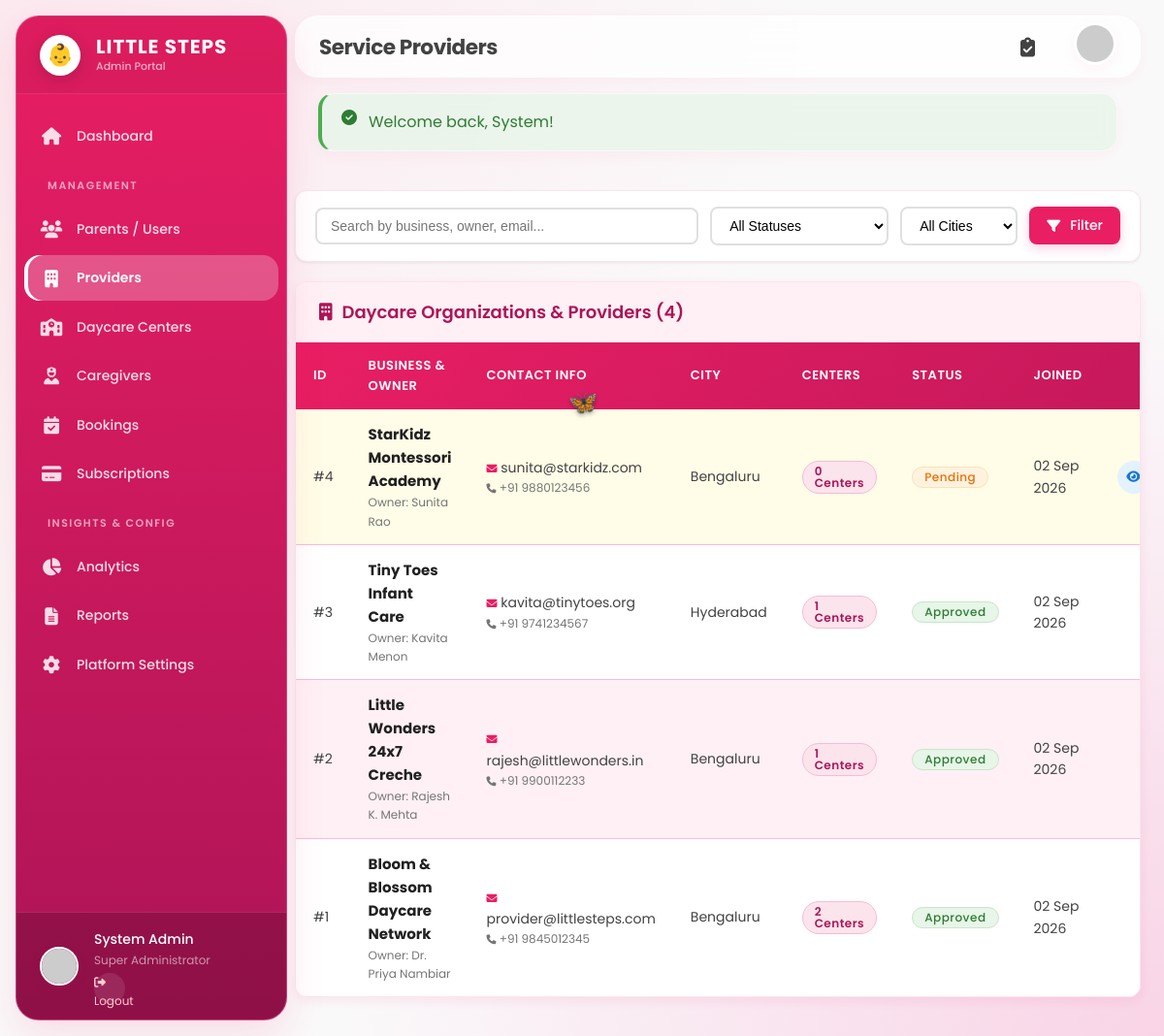
/admin/providers.php (signed in), run on the app's committed database.
### tables this page shows
CREATE TABLE `providers` (
  `id` bigint(20) UNSIGNED NOT NULL AUTO_INCREMENT,
  `business_name` varchar(100) NOT NULL,
  `owner_name` varchar(100) NOT NULL,
  `email` varchar(100) NOT NULL,
  `password` varchar(255) NOT NULL,
  `phone` varchar(20) NOT NULL,
  `alternate_phone` varchar(20) DEFAULT NULL,
  `address` text NOT NULL,
  `city` varchar(50) NOT NULL,
  `state` varchar(50) NOT NULL,
  `pincode` varchar(15) NOT NULL,
  `latitude` decimal(10,8) DEFAULT NULL,
  `longitude` decimal(11,8) DEFAULT NULL,
  `logo` varchar(255) DEFAULT NULL,
  `cover_image` varchar(255) DEFAULT NULL,
  `description` text DEFAULT NULL,
  `established_year` int(4) DEFAULT NULL,
  `license_number` varchar(50) DEFAULT NULL,
  `license_expiry` date DEFAULT NULL,
  `capacity_children` int(11) DEFAULT 0,
  `age_groups` json DEFAULT NULL,
  `operating_hours` varchar(255) DEFAULT NULL,
  `is_24x7` tinyint(1) NOT NULL DEFAULT 0,
  `pricing_hourly` decimal(10,2) DEFAULT NULL,
  `pricing_daily` decimal(10,2) DEFAULT NULL,
  `pricing_monthly` decimal(10,2) DEFAULT NULL,
  `facilities` json DEFAULT NULL,
  `safety_measures` json DEFAULT NULL,
  `certifications` json DEFAULT NULL,
  `rating` decimal(3,2) DEFAULT 0.00,
  `total_reviews` int(11) DEFAULT 0,
  `status` enum('pending','approved','rejected','suspended') NOT NULL DEFAULT 'pending',
  `is_active` tinyint(1) NOT NULL DEFAULT 1,
  `admin_notes` text DEFAULT NULL,
  `last_login` datetime DEFAULT NULL,
  `created_at` timestamp NOT NULL DEFAULT current_timestamp(),
  `updated_at` timestamp NOT NULL DEFAULT current_timestamp() ON UPDATE current_timestamp(),
  PRIMARY KEY (`id`),
  UNIQUE KEY `email` (`email`),
  KEY `status` (`status`),
  KEY `city` (`city`)
);

### admin/providers.php (the view, shortened to what this page needs)
<?php
require_once __DIR__ . '/../config/database.php';
require_once __DIR__ . '/../config/functions.php';
$conn = getDBConnection();
$search = sanitizeInput($conn, $_GET['search'] ?? '');
$statusFilter = $_GET['status'] ?? 'all';
$sql = "SELECT p.id, p.business_name, p.owner_name, p.email, p.phone, p.city, p.status, p.created_at,
               COUNT(c.id) as centers_count
        FROM providers p
        LEFT JOIN daycare_centers c ON p.id = c.provider_id
        WHERE 1=1";
$sql .= " GROUP BY p.id ORDER BY (CASE WHEN p.status = 'pending' THEN 0 ELSE 1 END), p.created_at DESC";
$providers = $conn->query($sql)->fetch_all(MYSQLI_ASSOC);
$cities = [];
$cRes = $conn->query("SELECT DISTINCT city FROM providers WHERE city IS NOT NULL AND city != ''");
if ($cRes) {
    while($r = $cRes->fetch_assoc()) $cities[] = $r['city'];
}
require_once __DIR__ . '/includes/header.php';
?>
<div class="filter-card">
    <form method="GET" class="filter-form">
        <div style="flex: 2; min-width: 200px;">
            <input type="text" name="search" class="filter-input" style="width: 100%;" placeholder="Search by business, owner, email..." value="<?= htmlspecialchars($search) ?>">
        </div>
        <div>
            <select name="status" class="filter-input">
                <option value="all" <?= $statusFilter === 'all' ? 'selected' : '' ?>>All Statuses</option>
            </select>
        </div>
        <?php if(!empty($cities)): ?>
            <div>
                <select name="city" class="filter-input">
                    <option value="">All Cities</option>
                </select>
            </div>
        <?php endif; ?>
        <button type="submit" class="btn btn-primary" style="padding: 9px 18px;">
            <i class="fas fa-filter"></i> Filter
        </button>
    </form>
</div>
<div class="table-container">
    <div class="table-header-bar">
        <h3 class="table-header-title">
            <i class="fas fa-building"></i> Daycare Organizations & Providers (<?= count($providers) ?>)
        </h3>
    </div>
    <div style="overflow-x: auto;">
        <table class="admin-table">
            <thead>
                <tr>
                    <th>ID</th>
                    <th>Business & Owner</th>
                    <th>Contact Info</th>
                    <th>City</th>
                    <th>Centers</th>
                    <th>Status</th>
                    <th>Joined</th>
                    <th style="text-align: right;">Actions</th>
                </tr>
            </thead>
            <tbody>
                <?php if (empty($providers)): ?>
                    <tr>
                        <td colspan="8" style="text-align: center; padding: 36px; color: #9E9E9E;">
                            No daycare providers found matching your filter.
                        </td>
                    </tr>
                <?php else: ?>
                    <?php foreach ($providers as $p): ?>
                        <tr style="<?= $p['status'] === 'pending' ? 'background: #FFFDE7;' : '' ?>">
                            <td>#<?= $p['id'] ?></td>
                            <td>
                                <strong style="color: var(--admin-heading); font-size: 15px;"><?= htmlspecialchars($p['business_name']) ?></strong>
                                <div style="font-size: 12px; color: #757575;">Owner: <?= htmlspecialchars($p['owner_name']) ?></div>
                            </td>
                            <td>
                                <div><i class="fas fa-envelope" style="color: var(--admin-pink); font-size: 11px;"></i> <?= htmlspecialchars($p['email']) ?></div>
                                <div style="font-size: 12px; color: #757575;"><i class="fas fa-phone" style="font-size: 10px;"></i> <?= htmlspecialchars($p['phone']) ?></div>
                            </td>
                            <td><?= htmlspecialchars($p['city']) ?></td>
                            <td>
                                <span class="badge badge-pink" style="font-weight: 600;">
                                    <?= $p['centers_count'] ?> Centers
                                </span>
                            </td>
                            <td>
                                <span class="badge badge-<?= htmlspecialchars($p['status']) ?>">
                                    <?= htmlspecialchars($p['status']) ?>
                                </span>
                            </td>
                            <td><?= formatDate($p['created_at']) ?></td>
                            <td style="text-align: right;">
                                <div class="btn-group-action">
                                    <a href="provider_view.php?id=<?= $p['id'] ?>" class="btn-icon btn-icon-view" title="View Detailed Profile">
                                        <i class="fas fa-eye"></i>
                                    </a>
                                </div>
                            </td>
                        </tr>
                    <?php endforeach; ?>
                <?php endif; ?>
            </tbody>
        </table>
    </div>
</div>
<?php require_once __DIR__ . '/includes/footer.php'; ?>

### assets/css/style.css (style rules this page uses)
:root { --main-pink: #E91E63; --light-pink: #FCE4EC; --dark-pink: #AD1457; --accent-pink: #F50057; --pastel-pink: #F8BBD9; --baby-pink: #FFF0F5; --white: #FFFFFF; --off-white: #FAF9FA; --light-gray: #F5F5F5; --medium-gray: #9E9E9E; --dark-gray: #424242; --near-black: #212121; --success: #4CAF50; --warning: #FF9800; --danger: #F44336; --info: #2196F3; --success-bg: #E8F5E9; --warning-bg: #FFF3E0; --danger-bg: #FFEBEE; --info-bg: #E3F2FD; --glass-bg: rgba(255, 255, 255, 0.75); --glass-border: rgba(255, 255, 255, 0.6); --glass-blur: blur(12px); --font-primary: 'Poppins', -apple-system, BlinkMacSystemFont, 'Segoe UI', Roboto, 'Helvetica Neue', Arial, sans-serif; --space-xs: 4px; --space-sm: 8px; --space-md: 16px; --space-lg: 24px; --space-xl: 32px; --space-2xl: 48px; --space-3xl: 64px; --radius-sm: 12px; --radius-md: 16px; --radius-lg: 24px; --radius-xl: 32px; --radius-full: 9999px; --shadow-sm: 0 4px 15px rgba(233,30,99,0.05); --shadow-md: 0 8px 30px rgba(233,30,99,0.08); --shadow-lg: 0 16px 40px rgba(233,30,99,0.12); --shadow-xl: 0 24px 60px rgba(233,30,99,0.15); }
* { margin: 0; padding: 0; box-sizing: border-box; }
body { font-family: var(--font-primary); background-color: var(--off-white); background-image: radial-gradient(at 0% 0%, rgba(252, 228, 236, 0.8) 0px, transparent 50%), radial-gradient(at 100% 100%, rgba(248, 187, 217, 0.6) 0px, transparent 50%); background-attachment: fixed; color: var(--dark-gray); line-height: 1.6; font-size: 16px; }
h1, h2, h3, h4, h5, h6 { color: var(--near-black); font-weight: 700; }
h3 { font-size: 1.35rem; line-height: 1.4; margin-bottom: var(--space-sm); }
a { color: var(--main-pink); text-decoration: none; transition: all 0.3s ease; }
.btn { display: inline-flex; align-items: center; justify-content: center; padding: 10px 24px; font-size: 14px; font-weight: 500; border-radius: 8px; cursor: pointer; transition: all 0.3s cubic-bezier(0.4, 0, 0.2, 1); border: none; font-family: inherit; gap: 10px; text-align: center; }
.btn-primary { background: var(--main-pink); color: var(--white); box-shadow: 0 4px 12px rgba(233, 30, 99, 0.2); }
.btn-icon { width: 36px; height: 36px; padding: 0; display: inline-flex; align-items: center; justify-content: center; }
.table-container { border-radius: var(--radius-md); overflow-x: auto; background: rgba(255, 255, 255, 0.5); border: 1px solid var(--glass-border); }
.badge { display: inline-flex; align-items: center; padding: 6px 14px; font-size: 12px; font-weight: 600; border-radius: var(--radius-full); line-height: 1; letter-spacing: 0.5px; }
.badge-pink { background: var(--light-pink); color: var(--dark-pink); border: 1px solid rgba(233, 30, 99, 0.2); }

### data on the page
providers: id "4", business_name "StarKidz Montessori Academy", owner_name "Sunita Rao", email "sunita@starkidz.com", phone "+91 9880123456", city "Bengaluru", centers_count "0", status "Pending", created_at "02 Sep 2026"
providers: id "3", business_name "Tiny Toes Infant Care", owner_name "Kavita Menon", email "kavita@tinytoes.org", phone "+91 9741234567", city "Hyderabad", centers_count "1", status "Approved", created_at "02 Sep 2026"
providers: id "2", business_name "Little Wonders 24x7 Creche", owner_name "Rajesh K. Mehta", email "rajesh@littlewonders.in", phone "+91 9900112233", city "Bengaluru", centers_count "1", status "Approved", created_at "02 Sep 2026"
providers: id "1", business_name "Bloom & Blossom Daycare Network", owner_name "Dr. Priya Nambiar", email "provider@littlesteps.com", phone "+91 9845012345", city "Bengaluru", centers_count "2", status "Approved", created_at "02 Sep 2026"

### other printed values
$pageTitleHeader "Service Providers"
$flash['message'] "Welcome back, System!"
count($providers) "4"
